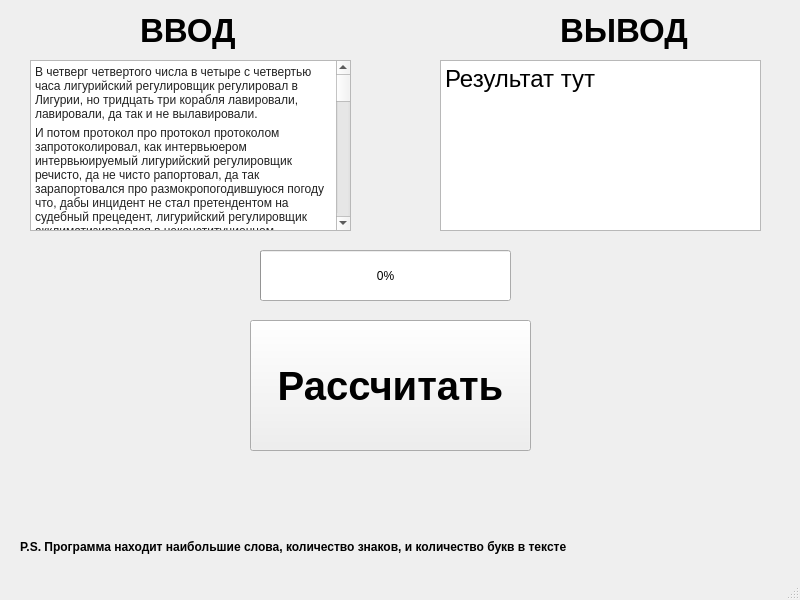
<?xml version="1.0" encoding="UTF-8"?>
<ui version="4.0">
 <class>MainWindow</class>
 <widget class="QMainWindow" name="MainWindow">
  <property name="geometry">
   <rect>
    <x>0</x>
    <y>0</y>
    <width>800</width>
    <height>600</height>
   </rect>
  </property>
  <property name="windowTitle">
   <string>MainWindow</string>
  </property>
  <widget class="QWidget" name="centralwidget">
   <widget class="QPushButton" name="pushButton_Calculate">
    <property name="geometry">
     <rect>
      <x>250</x>
      <y>320</y>
      <width>281</width>
      <height>131</height>
     </rect>
    </property>
    <property name="font">
     <font>
      <pointsize>30</pointsize>
      <bold>true</bold>
     </font>
    </property>
    <property name="text">
     <string>Рассчитать</string>
    </property>
   </widget>
   <widget class="QTextEdit" name="textEdit_input">
    <property name="geometry">
     <rect>
      <x>30</x>
      <y>60</y>
      <width>321</width>
      <height>171</height>
     </rect>
    </property>
    <property name="font">
     <font>
      <pointsize>9</pointsize>
      <bold>true</bold>
     </font>
    </property>
    <property name="html">
     <string>&lt;!DOCTYPE HTML PUBLIC &quot;-//W3C//DTD HTML 4.0//EN&quot; &quot;http://www.w3.org/TR/REC-html40/strict.dtd&quot;&gt;
&lt;html&gt;&lt;head&gt;&lt;meta name=&quot;qrichtext&quot; content=&quot;1&quot; /&gt;&lt;meta charset=&quot;utf-8&quot; /&gt;&lt;style type=&quot;text/css&quot;&gt;
p, li { white-space: pre-wrap; }
hr { height: 1px; border-width: 0; }
li.unchecked::marker { content: &quot;\2610&quot;; }
li.checked::marker { content: &quot;\2612&quot;; }
&lt;/style&gt;&lt;/head&gt;&lt;body style=&quot; font-family:'Segoe UI'; font-size:9pt; font-weight:700; font-style:normal;&quot;&gt;
&lt;p style=&quot; margin-top:0px; margin-bottom:5px; margin-left:0px; margin-right:0px; -qt-block-indent:0; text-indent:0px; line-height:100%; background-color:#ffffff;&quot;&gt;&lt;span style=&quot; font-family:'Helvetica Neue','Helvetica','Roboto','Arial','sans-serif'; font-weight:400; color:#222222; background-color:#ffffff;&quot;&gt;В четверг четвертого числа в четыре с четвертью часа лигурийский регулировщик регулировал в Лигурии, но тридцать три корабля лавировали, лавировали, да так и не вылавировали.&lt;/span&gt;&lt;/p&gt;
&lt;p style=&quot; margin-top:0px; margin-bottom:5px; margin-left:0px; margin-right:0px; -qt-block-indent:0; text-indent:0px; line-height:100%; background-color:#ffffff;&quot;&gt;&lt;span style=&quot; font-family:'Helvetica Neue','Helvetica','Roboto','Arial','sans-serif'; font-weight:400; color:#222222; background-color:#ffffff;&quot;&gt;И потом протокол про протокол протоколом запротоколировал, как интервьюером интервьюируемый лигурийский регулировщик речисто, да не чисто рапортовал, да так зарапортовался про размокропогодившуюся погоду что, дабы инцидент не стал претендентом на судебный прецедент, лигурийский регулировщик акклиматизировался в неконституционном Константинополе, где хохлатые хохотушки хохотом хохотали и кричали турке, который начерно обкурен трубкой: &amp;quot;Не кури, турка трубку, купи лучше кипу пик, лучше пик кипу купи, а то придет бомбардир из Бранденбурга – бомбами забомбардирует за то, что некто чернорылый у него полдвора рылом изрыл вырыл и подрыл.&lt;/span&gt;&lt;/p&gt;
&lt;p style=&quot; margin-top:0px; margin-bottom:5px; margin-left:0px; margin-right:0px; -qt-block-indent:0; text-indent:0px; line-height:100%; background-color:#ffffff;&quot;&gt;&lt;span style=&quot; font-family:'Helvetica Neue','Helvetica','Roboto','Arial','sans-serif'; font-weight:400; color:#222222; background-color:#ffffff;&quot;&gt;Но на самом деле турка не был в деле, да и Клара-краля в то время кралась к ларю, пока Карл у Клары крал кораллы, за что Клара у Карла украла кларнет, а потом на дворе дёготниковой вдовы Варвары два этих вора дрова воровали; но грех – не смех – не уложить в орех: о Кларе с Карлом во мраке все раки шумели в драке, – вот и не до бомбардира ворам было, но и не до деготниковой вдовы, и не до деготниковых детей.&lt;/span&gt;&lt;/p&gt;
&lt;p style=&quot; margin-top:0px; margin-bottom:5px; margin-left:0px; margin-right:0px; -qt-block-indent:0; text-indent:0px; line-height:100%; background-color:#ffffff;&quot;&gt;&lt;span style=&quot; font-family:'Helvetica Neue','Helvetica','Roboto','Arial','sans-serif'; font-weight:400; color:#222222; background-color:#ffffff;&quot;&gt;Зато рассердившаяся вдова убрала в сарай дрова: раз дрова, два дрова, три дрова – не вместились все дрова, и два дровосека, два дровокола, два дроворуба для расчувствовавшейся Варвары выдворили дрова вширь двора обратно на дровяной двор, где цапля чахла, цапля сохла, цапля сдохла.&lt;/span&gt;&lt;/p&gt;
&lt;p style=&quot; margin-top:0px; margin-bottom:5px; margin-left:0px; margin-right:0px; -qt-block-indent:0; text-indent:0px; line-height:100%; background-color:#ffffff;&quot;&gt;&lt;span style=&quot; font-family:'Helvetica Neue','Helvetica','Roboto','Arial','sans-serif'; font-weight:400; color:#222222; background-color:#ffffff;&quot;&gt;Цыплёнок же цапли цепко цеплялся за цепь.&lt;/span&gt;&lt;/p&gt;
&lt;p style=&quot; margin-top:0px; margin-bottom:5px; margin-left:0px; margin-right:0px; -qt-block-indent:0; text-indent:0px; line-height:100%; background-color:#ffffff;&quot;&gt;&lt;span style=&quot; font-family:'Helvetica Neue','Helvetica','Roboto','Arial','sans-serif'; font-weight:400; color:#222222; background-color:#ffffff;&quot;&gt;Молодец против овец, а против молодца сам овца, которой носит Сеня сено в сани, потом везет Сенька Соньку с Санькой на санках: санки – скок, Сеньку – в бок, Соньку – в лоб, все – в сугроб, а оттуда только шапкой шишки сшиб, затем по шоссе Саша пошёл, Сашу на шоссе Саша нашёл; Сонька же – Сашкина подружка шла по шоссе и сосала сушку, да притом у Соньки-вертушки во рту ещё и три ватрушки – аккурат в медовик, но ей не до медовика – Сонька и с ватрушками во рту пономаря перепономарит, перевыпономарит: жужжит, как жужелица, жужжит, да кружится: была у Фрола – Фролу на Лавра наврала, пойдет к Лавру на Фрола Лавру наврет, что – вахмистр с вахмистршей, ротмистр с ротмистршей, у ужа – ужата, у ежа – ежата, а у него высокопоставленный гость унес трость, и вскоре опять пять ребят съели пять опят с полчетвертью четверика чечевицы без червоточины, да тысячу шестьсот шестьдесят шесть пирогов с творогом из сыворотки из-под простокваши, – о всем о том около кола колокола звоном раззванивали, да так, что даже Константин – зальцбуржский бссперспективняк из-под бронетранспортера констатировал: как все колокола не переколоколовать, не перевыколоколовать, так и всех скороговорок не перескороговорить, не перевыскороговорить; но попытка – не пытка.&lt;/span&gt;&lt;/p&gt;&lt;/body&gt;&lt;/html&gt;</string>
    </property>
   </widget>
   <widget class="QTextBrowser" name="textBrowser_output">
    <property name="geometry">
     <rect>
      <x>440</x>
      <y>60</y>
      <width>321</width>
      <height>171</height>
     </rect>
    </property>
    <property name="font">
     <font>
      <pointsize>9</pointsize>
      <bold>true</bold>
     </font>
    </property>
    <property name="html">
     <string>&lt;!DOCTYPE HTML PUBLIC &quot;-//W3C//DTD HTML 4.0//EN&quot; &quot;http://www.w3.org/TR/REC-html40/strict.dtd&quot;&gt;
&lt;html&gt;&lt;head&gt;&lt;meta name=&quot;qrichtext&quot; content=&quot;1&quot; /&gt;&lt;meta charset=&quot;utf-8&quot; /&gt;&lt;style type=&quot;text/css&quot;&gt;
p, li { white-space: pre-wrap; }
hr { height: 1px; border-width: 0; }
li.unchecked::marker { content: &quot;\2610&quot;; }
li.checked::marker { content: &quot;\2612&quot;; }
&lt;/style&gt;&lt;/head&gt;&lt;body style=&quot; font-family:'Segoe UI'; font-size:9pt; font-weight:700; font-style:normal;&quot;&gt;
&lt;p style=&quot; margin-top:0px; margin-bottom:0px; margin-left:0px; margin-right:0px; -qt-block-indent:0; text-indent:0px;&quot;&gt;&lt;span style=&quot; font-size:18pt; font-weight:400;&quot;&gt;Результат тут&lt;/span&gt;&lt;/p&gt;&lt;/body&gt;&lt;/html&gt;</string>
    </property>
   </widget>
   <widget class="QProgressBar" name="progressBar">
    <property name="geometry">
     <rect>
      <x>260</x>
      <y>250</y>
      <width>251</width>
      <height>51</height>
     </rect>
    </property>
    <property name="value">
     <number>0</number>
    </property>
   </widget>
   <widget class="QLabel" name="label">
    <property name="geometry">
     <rect>
      <x>20</x>
      <y>531</y>
      <width>671</width>
      <height>31</height>
     </rect>
    </property>
    <property name="font">
     <font>
      <bold>true</bold>
     </font>
    </property>
    <property name="text">
     <string>P.S. Программа находит наибольшие слова, количество знаков, и количество букв в тексте</string>
    </property>
   </widget>
   <widget class="QLabel" name="label_2">
    <property name="geometry">
     <rect>
      <x>140</x>
      <y>10</y>
      <width>111</width>
      <height>41</height>
     </rect>
    </property>
    <property name="font">
     <font>
      <pointsize>25</pointsize>
      <bold>true</bold>
     </font>
    </property>
    <property name="text">
     <string>ВВОД</string>
    </property>
   </widget>
   <widget class="QLabel" name="label_3">
    <property name="geometry">
     <rect>
      <x>560</x>
      <y>10</y>
      <width>151</width>
      <height>41</height>
     </rect>
    </property>
    <property name="font">
     <font>
      <pointsize>25</pointsize>
      <bold>true</bold>
     </font>
    </property>
    <property name="text">
     <string>ВЫВОД</string>
    </property>
   </widget>
  </widget>
  <widget class="QMenuBar" name="menubar">
   <property name="geometry">
    <rect>
     <x>0</x>
     <y>0</y>
     <width>800</width>
     <height>17</height>
    </rect>
   </property>
  </widget>
  <widget class="QStatusBar" name="statusbar"/>
 </widget>
 <resources/>
 <connections/>
</ui>
